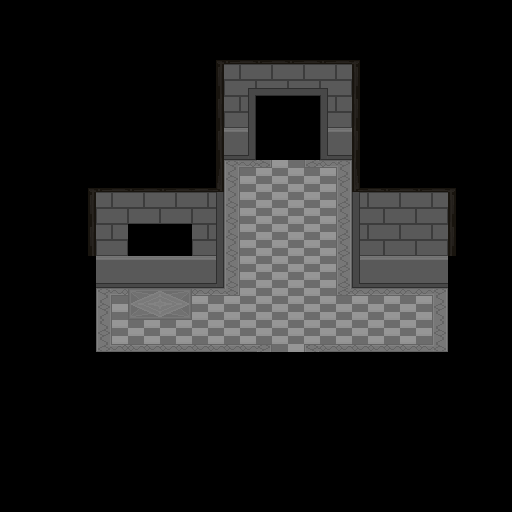

A 2D game scene composited from a Tiled map and its tileset images. What follows is a short description and the map's XML, with every tile layer's data as written:
An orthogonal 16x16 tile map with 32x32 px tiles, 2 tile layers (Tile Layer 1, Tile Layer 2) and 1 object (ObjWall).

<map version="1.0" orientation="orthogonal" renderorder="right-down" width="16" height="16" tilewidth="32" tileheight="32" nextobjectid="2">
 <tileset firstgid="1" name="main_hall" tilewidth="32" tileheight="32" tilecount="100" columns="10">
  <image source="../tiles/main_hall.png" trans="ffffff" width="320" height="320" />
 </tileset>
 <layer name="Tile Layer 1" width="16" height="16">
  <data encoding="csv">
0,0,0,0,0,0,0,0,0,0,0,0,0,0,0,0,
0,0,0,0,0,0,3221225477,1073741828,1073741828,1073741828,1073741828,1073741829,0,0,0,0,
0,0,0,0,0,0,2147483661,6,6,6,6,13,0,0,0,0,
0,0,0,0,0,0,2147483661,6,0,0,6,13,0,0,0,0,
0,0,0,0,0,0,2147483661,16,0,0,16,13,0,0,0,0,
0,0,0,3221225477,1073741828,1073741828,3221225475,35,35,35,35,1073741827,1073741828,1073741828,1073741829,0,
0,0,0,6,6,6,6,35,35,35,35,6,6,6,13,0,
0,0,0,6,0,0,6,35,35,35,35,6,6,6,13,0,
0,0,0,16,16,16,16,35,35,35,35,16,16,16,0,0,
0,0,0,35,43,44,35,35,35,35,35,35,35,35,0,0,
0,0,0,35,35,35,35,35,35,35,35,35,35,35,0,0,
0,0,0,0,0,0,0,0,0,0,0,0,0,0,0,0,
0,0,0,0,0,0,0,0,0,0,0,0,0,0,0,0,
0,0,0,0,0,0,0,0,0,0,0,0,0,0,0,0,
0,0,0,0,0,0,0,0,0,0,0,0,0,0,0,0,
0,0,0,0,0,0,0,0,0,0,0,0,0,0,0,0
</data>
 </layer>
 <layer name="Tile Layer 2" width="16" height="16">
  <data encoding="csv">
0,0,0,0,0,0,0,0,0,0,0,0,0,0,0,0,
0,0,0,0,0,0,0,0,0,0,0,0,0,0,0,0,
0,0,0,0,0,0,0,3221225500,1610612754,1610612754,1073741852,0,0,0,0,0,
0,0,0,0,0,0,0,2147483666,0,0,18,0,0,0,0,0,
0,0,0,0,0,0,0,17,0,0,2147483665,0,0,0,0,0,
0,0,3221225477,1073741828,0,0,0,23,25,2147483673,2147483671,0,0,0,0,0,
0,0,2147483661,0,0,0,2147483666,33,0,0,2147483681,18,0,0,0,0,
0,0,2147483661,0,0,0,2147483666,33,0,0,2147483681,18,0,0,0,0,
0,0,0,0,0,0,17,33,0,0,2147483681,2147483665,0,0,0,0,
0,0,0,23,0,0,24,25,0,0,2147483673,24,24,2147483671,0,0,
0,0,0,1073741847,1073741848,1073741848,1073741848,1073741848,1073741849,3221225497,1073741848,1073741848,1073741848,3221225495,0,0,
0,0,0,0,0,0,0,0,0,0,0,0,0,0,0,0,
0,0,0,0,0,0,0,0,0,0,0,0,0,0,0,0,
0,0,0,0,0,0,0,0,0,0,0,0,0,0,0,0,
0,0,0,0,0,0,0,0,0,0,0,0,0,0,0,0,
0,0,0,0,0,0,0,0,0,0,0,0,0,0,0,0
</data>
 </layer>
 <objectgroup name="wall">
  <object id="1" type="ObjWall" x="96" y="352">
   <polyline points="0,0 0,-64 128,-64 128,-192 160,-192 160,-216 224,-216 224,-192 256,-192 256,-64 352,-64 352,0 224,0 224,24 160,24 160,0 0,0" />
  </object>
 </objectgroup>
</map>
